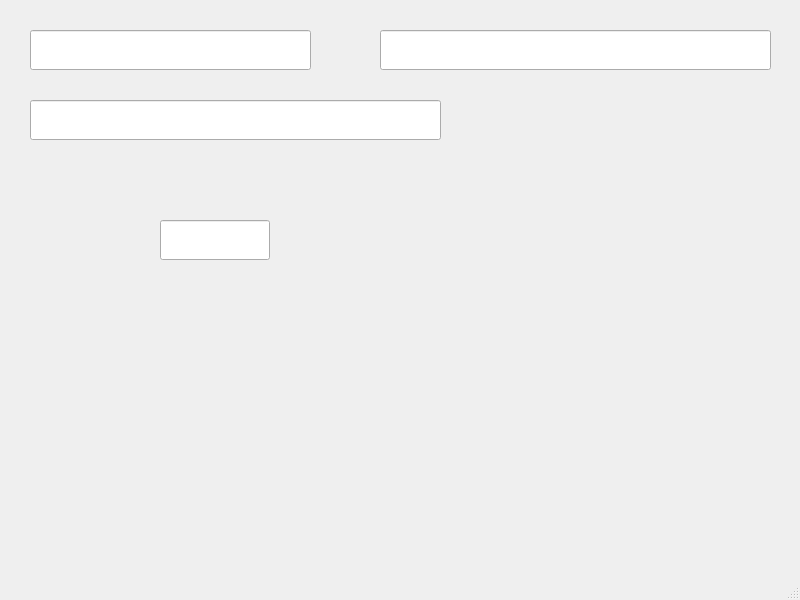
<?xml version="1.0" encoding="UTF-8"?>
<ui version="4.0">
 <class>Hospitalization</class>
 <widget class="QMainWindow" name="Hospitalization">
  <property name="geometry">
   <rect>
    <x>0</x>
    <y>0</y>
    <width>800</width>
    <height>600</height>
   </rect>
  </property>
  <property name="windowTitle">
   <string>Госпиталицация</string>
  </property>
  <widget class="QWidget" name="centralwidget">
   <widget class="QLineEdit" name="lineEdit">
    <property name="geometry">
     <rect>
      <x>30</x>
      <y>30</y>
      <width>281</width>
      <height>40</height>
     </rect>
    </property>
    <property name="font">
     <font>
      <family>Times New Roman</family>
      <pointsize>13</pointsize>
     </font>
    </property>
    <property name="text">
     <string/>
    </property>
   </widget>
   <widget class="QLineEdit" name="lineEdit_3">
    <property name="geometry">
     <rect>
      <x>160</x>
      <y>220</y>
      <width>110</width>
      <height>40</height>
     </rect>
    </property>
    <property name="font">
     <font>
      <family>Times New Roman</family>
      <pointsize>13</pointsize>
     </font>
    </property>
    <property name="text">
     <string/>
    </property>
   </widget>
   <widget class="QLineEdit" name="lineEdit_9">
    <property name="geometry">
     <rect>
      <x>380</x>
      <y>30</y>
      <width>391</width>
      <height>40</height>
     </rect>
    </property>
    <property name="font">
     <font>
      <family>Times New Roman</family>
      <pointsize>13</pointsize>
     </font>
    </property>
    <property name="text">
     <string/>
    </property>
   </widget>
   <widget class="QLineEdit" name="lineEdit_10">
    <property name="geometry">
     <rect>
      <x>30</x>
      <y>100</y>
      <width>411</width>
      <height>40</height>
     </rect>
    </property>
    <property name="font">
     <font>
      <family>Times New Roman</family>
      <pointsize>13</pointsize>
     </font>
    </property>
    <property name="text">
     <string/>
    </property>
   </widget>
  </widget>
  <widget class="QMenuBar" name="menubar">
   <property name="geometry">
    <rect>
     <x>0</x>
     <y>0</y>
     <width>800</width>
     <height>21</height>
    </rect>
   </property>
  </widget>
  <widget class="QStatusBar" name="statusbar"/>
 </widget>
 <resources/>
 <connections/>
</ui>
